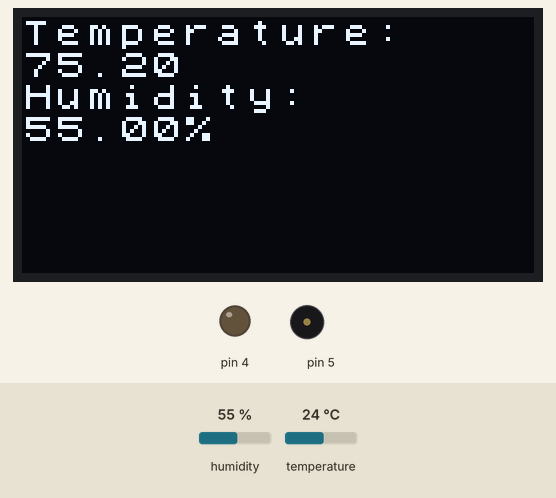
Bench run of a sketch on a simulated Arduino Uno, built with avr-gcc and run on an emulated ATmega328P. Parts: 128×64 one-colour display, output pins drawn as LEDs (lit = HIGH), buzzer (waves = sounding). Dashed ring = blinking. The inputs (shaded band) are chosen by the test bench; at power-on: humidity 55 %, temperature 24 °C.

Above: at 1.2 s.
1.3 s: humidity set to 69 %
At 3.7 s:
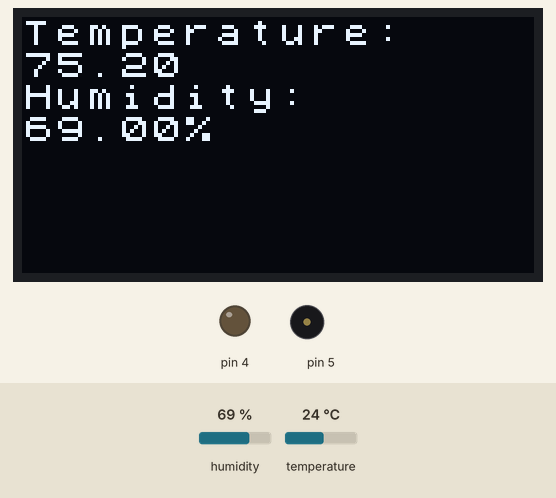
4.1 s: humidity set to 72 %
At 4.8 s:
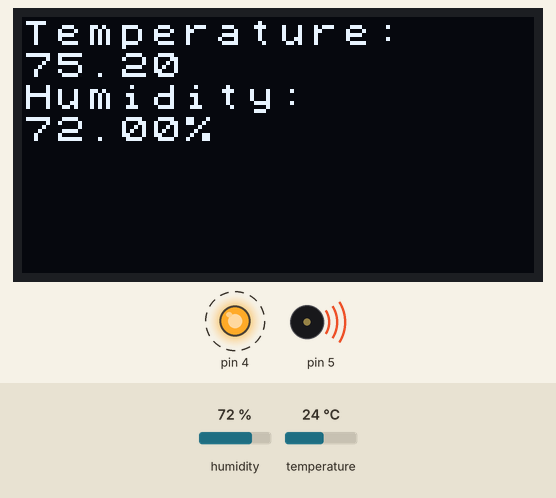
9.5 s: temperature set to 12 °C
At 12.0 s:
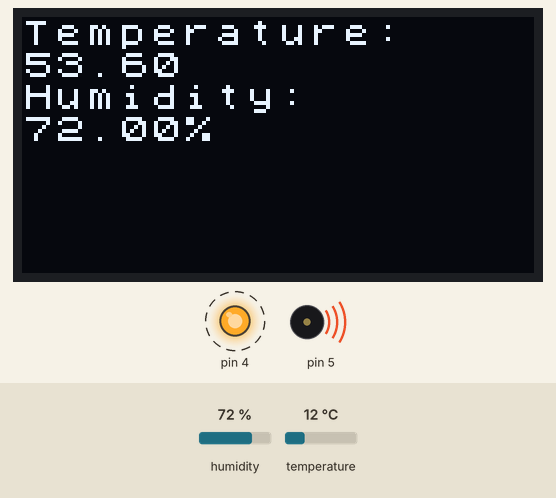
13.0 s: humidity set to 40 %
At 15.4 s:
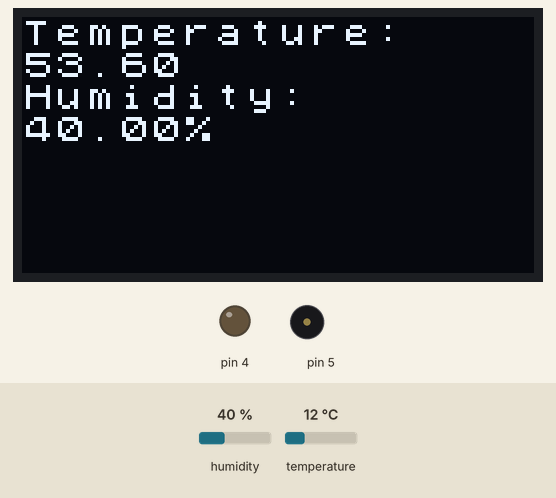
Timing chart, 0 to 16.8 s (numbered marks = the images above; inputs shaded):
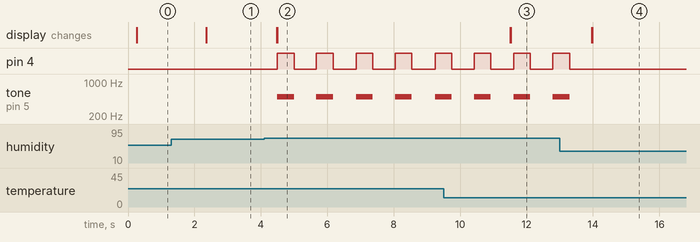

Measured:
- the behaviour switches between 70 and 71 % on humidity (found by bisection; images 1 and 2)
- after the input at 1.3 s, the display: first changes after 1.1 s (image 1 shows a later state)
- after the input at 4.1 s, pin 4: alternates HIGH for 0.50 s and LOW for 0.69 s, starting after 0.40 s; tone on pin 5: alternates 500 Hz for 0.50 s and silent for 0.69 s, starting after 0.40 s; the display: first changes after 0.37 s (image 2 shows a later state)
- after the input at 9.5 s, the display: first changes after 2.0 s (image 3 shows a later state)
- after the input at 13.0 s, pin 4: goes on until 13.3 s, then stays LOW; tone on pin 5: goes on until 13.3 s, then stays silent; the display: first changes after 0.96 s (image 4 shows a later state)

The sketch:

Lab4.ino
```cpp
#include <DHT.h>
#include <Grove_Temperature_And_Humidity_Sensor.h>


#include <U8x8lib.h>
DHT dht(3, DHT11);

U8X8_SSD1306_128X64_ALT0_HW_I2C u8x8(/* reset=*/ U8X8_PIN_NONE);

void setup() {
dht.begin();
u8x8.begin();
u8x8.setFlipMode(1);
u8x8.clear();
pinMode(5,OUTPUT);
pinMode(4,OUTPUT);
}
void loop() {
  float temp = dht.readTemperature() * 1.8 + 32;
  float humid = dht.readHumidity();
u8x8.setFont(u8x8_font_chroma48medium8_r);
u8x8.setCursor(0, 0);
u8x8.println("Temperature: ");
u8x8.println(temp);
u8x8.println("Humidity: ");
u8x8.print(humid);
u8x8.print("%");

if(humid>70){
  tone(5,500,500);
  digitalWrite(4,HIGH);
  delay(500);
  digitalWrite(4,LOW);
  delay(500);

}
  else{
    noTone(5);
    }
}
```
